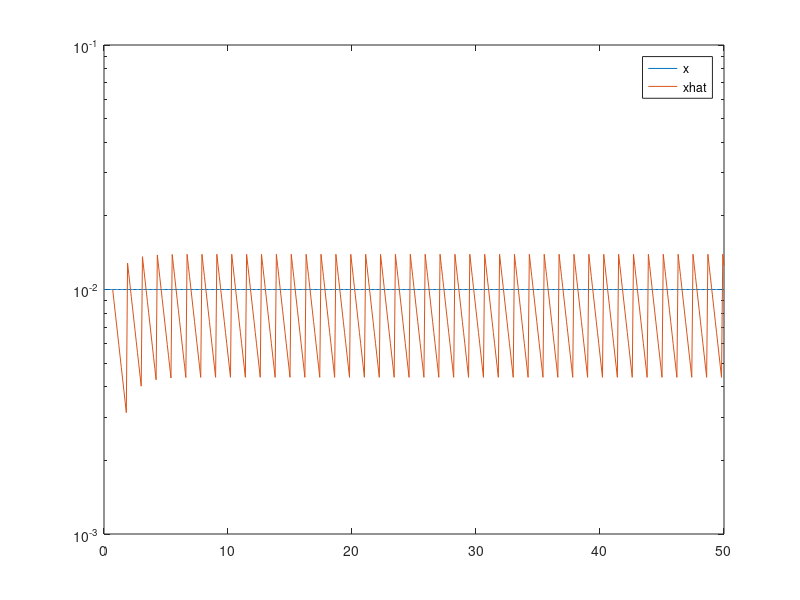
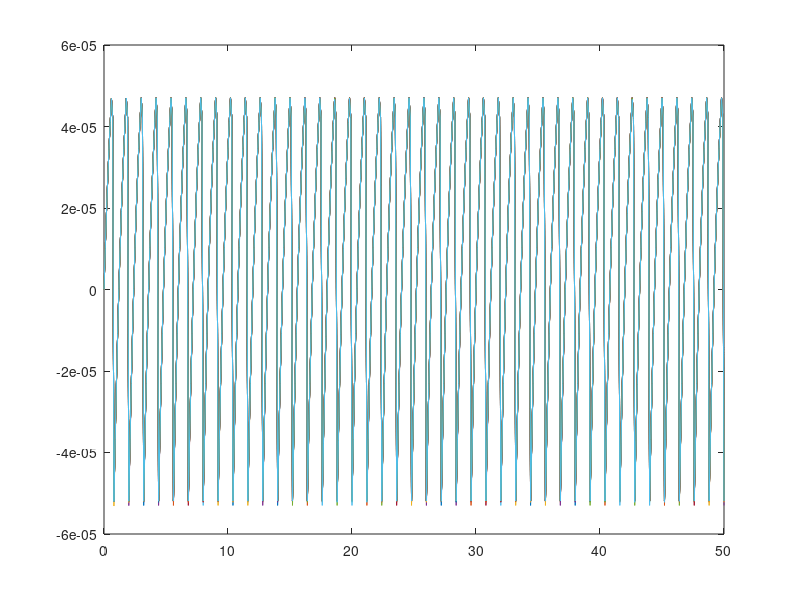
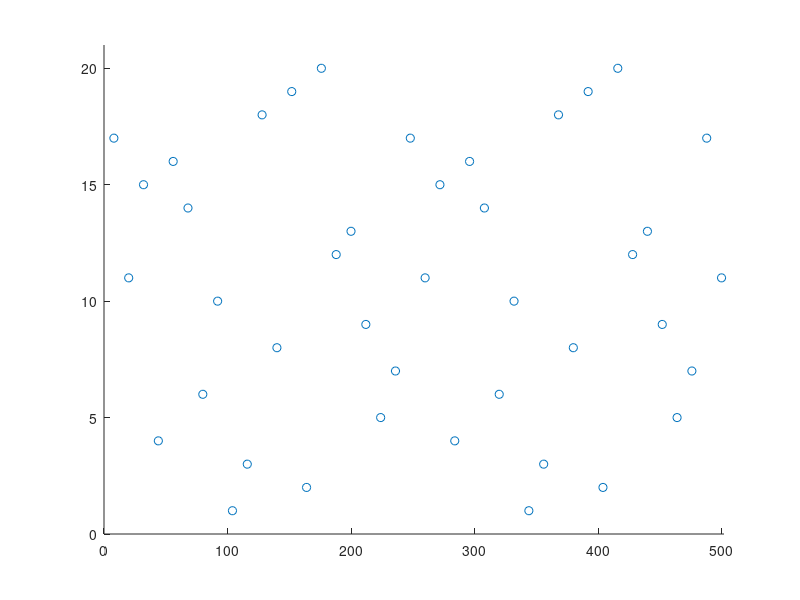

Write MATLAB code to recreate these figures, in order.
%% Input signal and shared parameters

% simulation time (in mseconds)
T = 50;
% step size
stepsize = 0.1; % 0.1 msecs
% number of time points
N = (T/stepsize)+1;
% time input
t = 0:stepsize:T;

% constant input
x = ones(N, 1) * 0.01;
xp = zeros(N, 1);

%% Multiple neuron case

% number of neurons
K = 20;

% output weight
w = [ones(K/2,1); ones(K/2,1)];
w = 0.01 * w;

% regularization weight 
mu = 1e-6;

% spike train
o = zeros(K,N);

% v(t)
V = zeros(K,N);

% xhat(t) (prediction)
xhat = zeros(N,1);

reset_amount = (w*w' + mu*eye(K));

for i = 2:N
    dv = -V(:,i-1) + (w * (x(i-1) + xp(i-1))) - (reset_amount*o(:, i-1));
    V(:,i) = V(:,i-1) + (stepsize * dv) + (randn(K,1) * 0);

    % fire a single neuron, the one with maximum difference
    diff = (V(:,i)) - diag(0.5 * (reset_amount));
    % pick all the neurons with maximum voltage
    while max(diff) > 0
        maxk = find(diff==max(diff));
        % pick one randomly and fire
        k = maxk(randi(numel(maxk)));
        o(k, i) = (1 / stepsize);
        % update prediction
        % WARNING: I am not sure if this is the right way to reset!
        V(:,i) = V(:,i) - (stepsize * reset_amount(:,k));

        diff = (V(:,i)) - diag(0.5 * (reset_amount));
    end
    
    % prediction from the first way of calculating voltage
    dxh = -xhat(i-1) + w'*o(:, i);
    xhat(i) = xhat(i-1) + (stepsize * dxh);
end


figure(1)
%plot(t, x)
%plot(t, xhat)
semilogy(t, x);
hold on
semilogy(t, xhat);
% axis([0 T 1e-2 1]);
%plot(t, V)
% plot(t, xhat2)
legend('x', 'xhat')

figure(2)
plot(t, V);

figure(3)
[I,J] = find(o'>0);
scatter(I, J)
axis([0 N+1 0 K+1])

